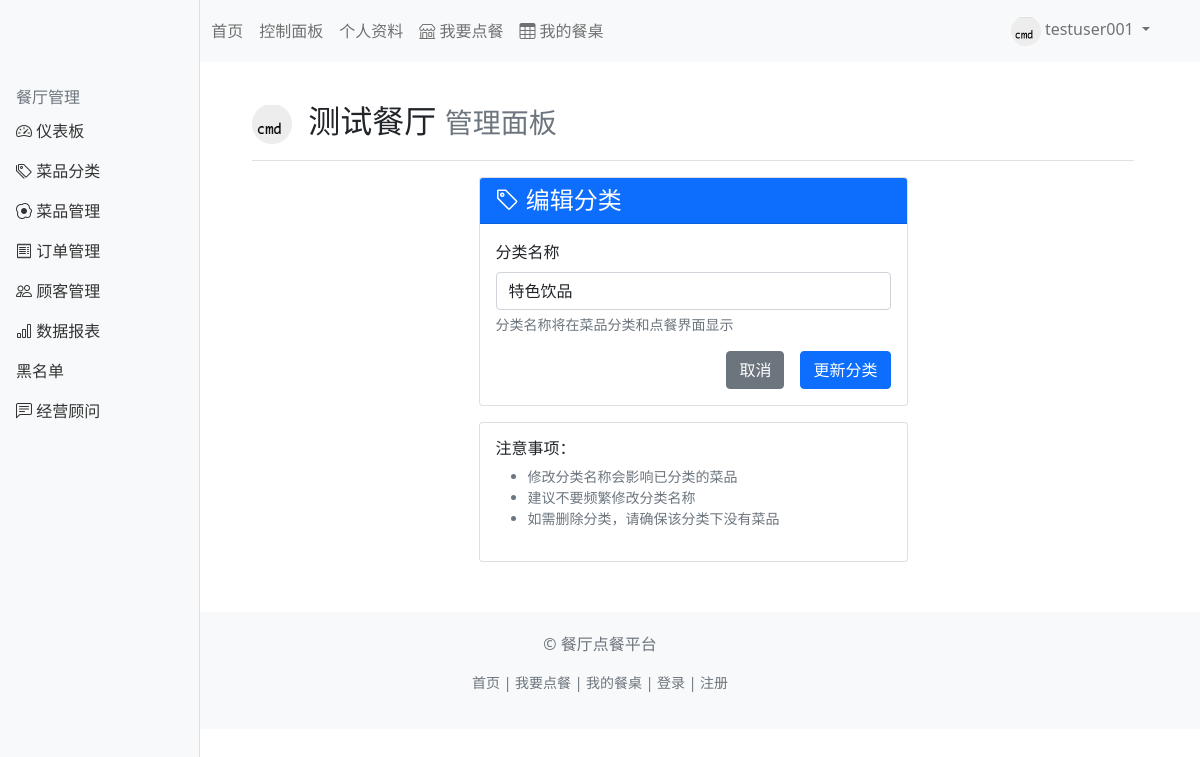
Before: /restaurant/1/categories/1/edit (signed in) with the older database file.
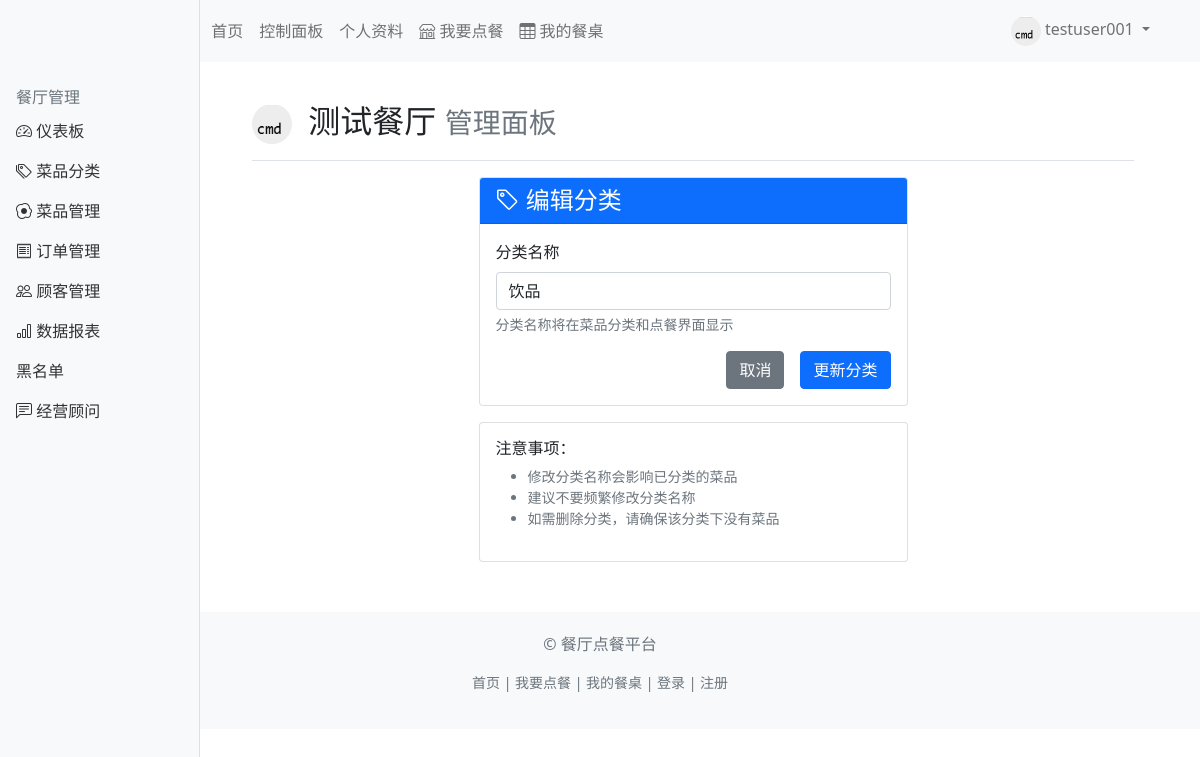
After: the same page with the newer database file.
### app/models.py (models this page shows, shortened)
class Category(db.Model):
    id = db.Column(db.Integer, primary_key=True)
    name = db.Column(db.String(50), nullable=False)
    restaurant_id = db.Column(db.Integer, db.ForeignKey('restaurant.id'), nullable=False)
    created_at = db.Column(db.DateTime, default=datetime.utcnow)
    dishes = db.relationship('Dish', backref='category', lazy='dynamic', cascade='all, delete-orphan')

### app/routes/restaurant.py (the view)
@restaurant_bp.route('/<int:restaurant_id>/categories/<int:category_id>/edit', methods=['GET', 'POST'])
@login_required
@restaurant_owner_required
def edit_category(restaurant_id, category_id):
    restaurant = Restaurant.query.get_or_404(restaurant_id)
    category = Category.query.get_or_404(category_id)
    if category.restaurant_id != restaurant_id:
        abort(404)
    form = CategoryEditForm(obj=category)
    if form.validate_on_submit():
        category.name = form.name.data
        db.session.commit()
        flash('分类更新成功！', 'success')
        return redirect(url_for('restaurant.categories', restaurant_id=restaurant_id))
    return render_template('restaurant/edit_category.html',
                         title='编辑分类',
                         restaurant=restaurant,
                         category=category,
                         form=form)

### app/forms.py
class CategoryEditForm(FlaskForm):
    name = StringField('分类名称', validators=[
        DataRequired(message='分类名称不能为空'),
        Length(min=1, max=50, message='分类名称长度应为1-50个字符')
    ])
    submit = SubmitField('更新分类')

### app/routes/restaurant.py (called while the page is built)
def restaurant_owner_required(f):
    from functools import wraps
    @wraps(f)
    def decorated_function(restaurant_id, *args, **kwargs):
        restaurant = Restaurant.query.get_or_404(restaurant_id)
        if current_user.id != restaurant.owner_id:
            abort(403)  # 禁止访问
        return f(restaurant_id, *args, **kwargs)
    return decorated_function

### app/templates/restaurant/edit_category.html (shortened to what this page needs)
{% extends "restaurant/base.html" %}
{% block restaurant_content %}
<div class="row justify-content-center">
    <div class="col-md-6">
        <div class="card">
            <div class="card-header bg-primary text-white">
                <h4 class="mb-0"><i class="bi bi-tag"></i> 编辑分类</h4>
            </div>
            <div class="card-body">
                <form method="POST" action="" novalidate>
                    <div class="mb-3">
                        {{ form.name.label(class="form-label") }}
                        {{ form.name(class="form-control" + (" is-invalid" if form.name.errors else "")) }}
                        <div class="form-text">分类名称将在菜品分类和点餐界面显示</div>
                    </div>
                    <div class="d-grid gap-2 d-md-flex justify-content-md-end">
                        <a href="{{ url_for('restaurant.categories', restaurant_id=restaurant.id) }}"
                           class="btn btn-secondary me-md-2">取消</a>
                        {{ form.submit(class="btn btn-primary") }}
                    </div>
                </form>
            </div>
        </div>
        <div class="card mt-3">
            <div class="card-body">
                <h6>注意事项：</h6>
                <ul class="text-muted small">
                    <li>修改分类名称会影响已分类的菜品</li>
                    <li>建议不要频繁修改分类名称</li>
                    <li>如需删除分类，请确保该分类下没有菜品</li>
                </ul>
            </div>
        </div>
    </div>
</div>
{% endblock %}

Changed rows visible on the page:
changed Category: name "特色饮品" → "饮品"
